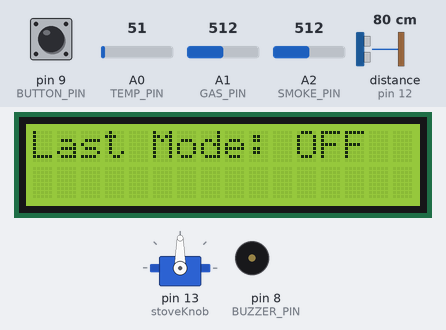
The sketch below on a simulated Arduino Uno, built with avr-gcc and run on an emulated ATmega328P. On the bench: servo, 16×2 character LCD, buzzer (waves = sounding, pin HIGH). Wiring (inferred from the names in the program): ultrasonic range finder: trigger pin 11; echo pin 12. The test bench sets the inputs (shaded band); at power-on: distance to the obstacle (sensor on pin 12) 80 cm, A0 (TEMP_PIN) = 51, pin 9 (BUTTON_PIN) HIGH, A1 (GAS_PIN) = 512, A2 (SMOKE_PIN) = 512. The echo pulse lasts 58.3 µs per cm; pins used as bus, display or sensor lines are not drawn.

Above: at 2.1 s.
At 5.2 s:
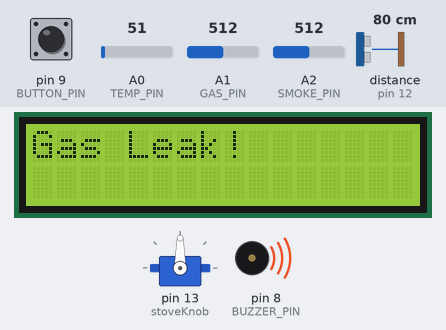
5.3 s: distance to the obstacle (sensor on pin 12) set to 12 cm
At 8.7 s:
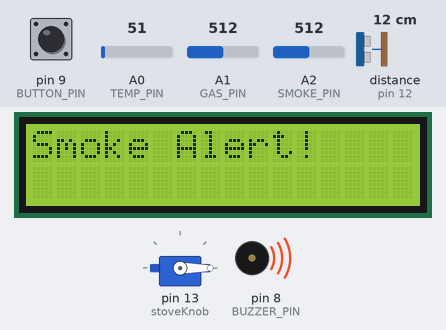
13.7 s: distance to the obstacle (sensor on pin 12) set to 9 cm
At 21.6 s:
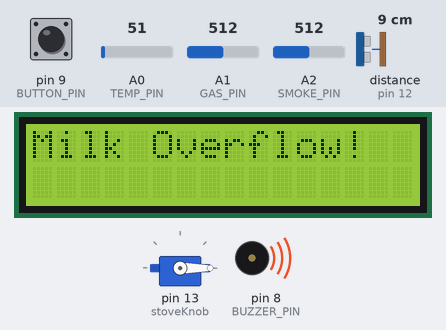
24.9 s: A0 (TEMP_PIN) set to 61
33.0 s: A0 (TEMP_PIN) set to 71
44.1 s: A0 (TEMP_PIN) set to 86
Timing chart, 0 to 60.2 s (numbered marks = the images above; inputs shaded):
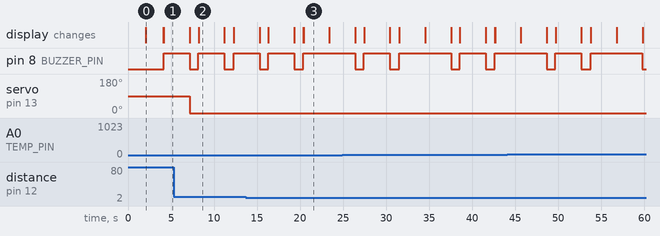

The sketch:

code.ino
```cpp
/*
  SmartStove
  Contributors: Rushil Rawat, Arghya Shubhshiv
*/


#include <Servo.h>
#include <LiquidCrystal_I2C.h>
#include <EEPROM.h>

// Define pins
const int TRIG_PIN = 11;
const int ECHO_PIN = 12;
const int TEMP_PIN = A0;
const int GAS_PIN = A1;
const int SMOKE_PIN = A2;
const int BUZZER_PIN = 8;
const int BUTTON_PIN = 9;

Servo stoveKnob;
LiquidCrystal_I2C lcd(0x27, 16, 2);

// Cooking mode settings
enum Mode { OFF, FAST, MEDIUM, SLOW };
int mode = OFF;
unsigned long startTime = 0;
unsigned long duration = 0;
unsigned long lastBuzzTime = 0;
unsigned long lastDisplayUpdate = 0;
bool cooking = false;
bool wasButtonPressed = false;
const int EEPROM_ADDR = 0;

// Servo range
int openPos = 90;
int closePos = 0;

void setup() {
  pinMode(TRIG_PIN, OUTPUT);
  pinMode(ECHO_PIN, INPUT);
  pinMode(BUZZER_PIN, OUTPUT);
  pinMode(BUTTON_PIN, INPUT_PULLUP);
  stoveKnob.attach(13);
  lcd.begin();
  lcd.backlight();

  mode = EEPROM.read(EEPROM_ADDR);
  if (mode < 0 || mode > 3) mode = OFF;

  lcd.print("Smart Stove");
  delay(2000);
  lcd.clear();
  lcd.print("Last Mode: ");
  lcd.print(getModeLabel(mode));
  delay(2000);
  lcd.clear();
}

void loop() {
  checkButton();
  displayStatus();
  monitorSafety();

  if (cooking) {
    unsigned long remaining = (startTime + duration) - millis();

    if (remaining <= 0) {
      shutOffStove();
      lcd.setCursor(0, 1);
      lcd.print("Cooking Done     ");
      cooking = false;
    } else {
      // Update display every 1s
      if (millis() - lastDisplayUpdate > 1000) {
        showTime(remaining);
        lastDisplayUpdate = millis();
      }

      // Buzz in last 5 seconds
      if (remaining <= 5000 && millis() - lastBuzzTime > 1000) {
        digitalWrite(BUZZER_PIN, HIGH);
        delay(200);
        digitalWrite(BUZZER_PIN, LOW);
        lastBuzzTime = millis();
      }
    }
  }
}

void checkButton() {
  static bool lastButtonState = HIGH;
  bool buttonState = digitalRead(BUTTON_PIN);

  // Detect rising edge
  if (lastButtonState == HIGH && buttonState == LOW) {
    if (!cooking) {
      mode = (mode + 1) % 4;
      EEPROM.write(EEPROM_ADDR, mode); // Save to EEPROM

      switch (mode) {
        case OFF: shutOffStove(); break;
        case FAST: startCooking(10 * 1000); break;
        case MEDIUM: startCooking(20 * 1000); break;
        case SLOW: startCooking(30 * 1000); break;
      }
    } else {
      // Extend cooking time if already cooking
      duration += 10 * 1000;
      lcd.setCursor(0, 1);
      lcd.print("Time Extended    ");
      delay(1000);
    }
  }

  lastButtonState = buttonState;
  delay(50); // debounce
}

void startCooking(unsigned long cookTime) {
  stoveKnob.write(openPos);
  startTime = millis();
  duration = cookTime;
  cooking = true;
  lcd.clear();
  lcd.print("Cooking Started");
  delay(1000);
}

void shutOffStove() {
  stoveKnob.write(closePos);
  mode = OFF;
  cooking = false;
  lcd.clear();
  lcd.print("Stove Off");
  delay(1000);
}

void displayStatus() {
  int tempC = analogRead(TEMP_PIN) * 0.488;
  lcd.setCursor(0, 0);
  lcd.print("T:");
  lcd.print(tempC);
  lcd.print("C M:");
  lcd.print(getModeLabel(mode));
}

void showTime(unsigned long msLeft) {
  lcd.setCursor(0, 1);
  int sec = msLeft / 1000;
  int min = sec / 60;
  sec %= 60;
  lcd.print("Time Left: ");
  if (min < 10) lcd.print('0');
  lcd.print(min);
  lcd.print(':');
  if (sec < 10) lcd.print('0');
  lcd.print(sec);
  lcd.print(" ");
}

const char* getModeLabel(int m) {
  switch (m) {
    case OFF: return "OFF ";
    case FAST: return "FAST";
    case MEDIUM: return "MED ";
    case SLOW: return "SLOW";
    default: return "UNK ";
  }
}

void monitorSafety() {
  float distance = getDistance();
  int gas = analogRead(GAS_PIN);
  int smoke = analogRead(SMOKE_PIN);
  int tempC = analogRead(TEMP_PIN) * 0.488;

  if (distance < 10) {
    alertUser("Milk Overflow!");
  }

  if (tempC > 120) {
    alertUser("Overheating!");
    shutOffStove();
  }

  if (gas > 400) {
    alertUser("Gas Leak!");
    shutOffStove();
  }

  if (smoke > 400) {
    alertUser("Smoke Alert!");
    shutOffStove();
  }
}

float getDistance() {
  digitalWrite(TRIG_PIN, LOW);
  delayMicroseconds(2);
  digitalWrite(TRIG_PIN, HIGH);
  delayMicroseconds(10);
  digitalWrite(TRIG_PIN, LOW);
  long duration = pulseIn(ECHO_PIN, HIGH);
  return duration * 0.034 / 2;
}

void alertUser(const char* message) {
  digitalWrite(BUZZER_PIN, HIGH);
  lcd.clear();
  lcd.print(message);
  delay(3000);
  digitalWrite(BUZZER_PIN, LOW);
}
```

Measured:
- the behaviour switches between 11 and 10 cm on distance to the obstacle (sensor on pin 12) (found by bisection; images 2 and 3)
- after the input at 13.7 s, the display: first differs from a run without the input after 6.7 s (image 3)
- what the display in image 0 shows lasts 2.0 s, from 2.1 s to 4.1 s
- what the display in image 2 shows lasts 3.0 s, from 8.2 s to 11.2 s
